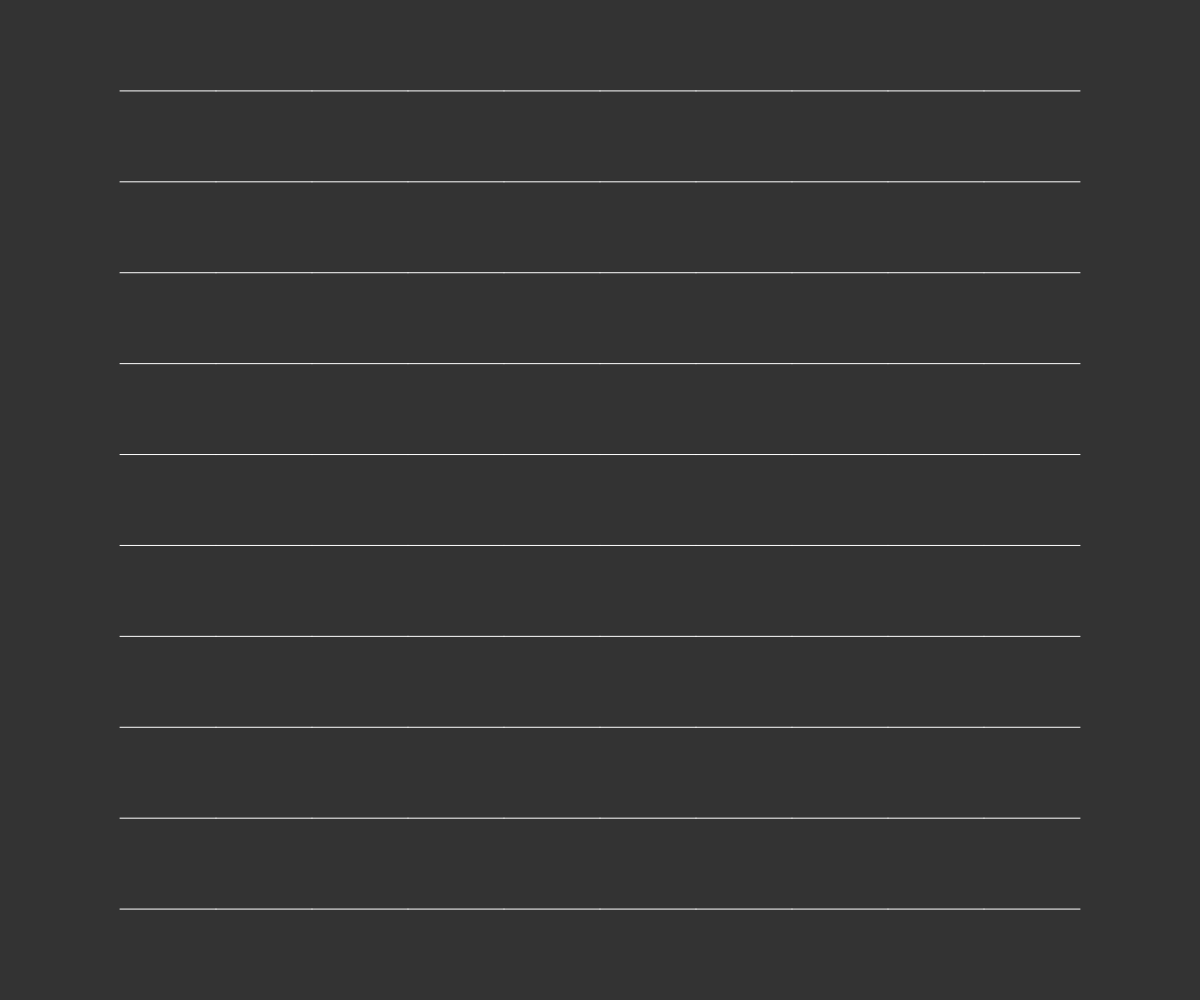
Frame 1 (no input)
Frame 60 (no input): identical to frame 1, image omitted
Frame 120 (the mouse pressed at the canvas centre since frame 60): identical to frame 1, image omitted

The p5.js sketch that drew this single still picture (run headless with seeded random() and noise() and a simulated clock; from frame 60 on, the mouse is pressed at the canvas centre):

// p5.js sketch
// ── sketch.js
function ground() {
  strokeWeight(1);
  stroke(255);
  line(0, height*.95, width, height*.95);
}

let totalDividingPoints = 10;
let totalLines = 10;
// height = totalHeight/(num of lines + 1)
let lineSpacing;
let allLines = [];

let p;
let randomizeYrange = 30;

function setup() {
  createCanvas(windowWidth, windowHeight);
  lineSpacing = height/(totalLines+1);
  for (let i = 0; i < totalLines; i++) {
    let newLine = new _line(0.1*width, (i+1)*lineSpacing, 0.9*width, (i+1)*lineSpacing);
    allLines.push(newLine);
  }
}

function draw() {
  background(51);
  // ground();
  for (let currLine of allLines) {
    currLine.show();
    currLine.randomize();
  }

}

class _line
{
  constructor(x1, y1, x2, y2)
  {
    this.pos1 = createVector(x1, y1);
    this.pos2 = createVector(x2, y2);
    // this.length = dist(this.pos1, this.pos2);
    this.length = this.pos2.x - this.pos1.x
    this.minDist = this.length/totalDividingPoints;
    this.allPointX = [];
    this.allPointY = [];
    this.supports = [];

    this.randomizedYN = true;

    this.m = (this.pos2.y - this.pos1.y)/(this.pos2.x - this.pos1.x);
    this.b = this.pos1.y - this.m*this.pos1.x;

    for (let i = 0; i < totalDividingPoints; i++) {
      this.allPointX.push(this.pos1.x + this.minDist*(i))
      this.allPointY.push(this.m*(this.pos1.x + this.minDist*(i+1)) + this.b);
      
    }
  }
  
  show()
  {
    strokeWeight(1);
    stroke(255);
    // line(this.pos1.x, this.pos1.y, this.pos2.x, this.pos2.y);
    for (let i = 0; i < this.allPointX.length-1; i++) {
      // line(this.allPointX[i][0], this.allPointX[i][1], this.allPointX[i+1][0], this.allPointX[i+1][1]);
      line(this.allPointX[i], this.allPointY[i], this.allPointX[i+1], this.allPointY[i+1]);
    }
    line(this.allPointX[totalDividingPoints-1], this.allPointY[totalDividingPoints-1], this.pos2.x, this.pos2.y);
    console.log(this.m);
    // console.log(this.allPointX.length);
  }

  randomize()
  {
    if (!this.randomizedYN) {
      for (let i = 0; i < this.allPointY.length; i++) {
        this.allPointY[i] += random(-1*randomizeYrange, randomizeYrange);
      }
      this.randomizedYN = true;
    }
  }
}

/*
let v1 = createVector(1, 0, 0);
let v2 = createVector(0, 1, 0);

let angle = v1.angleBetween(v2);
// angle is PI/2
print(angle);
*/
